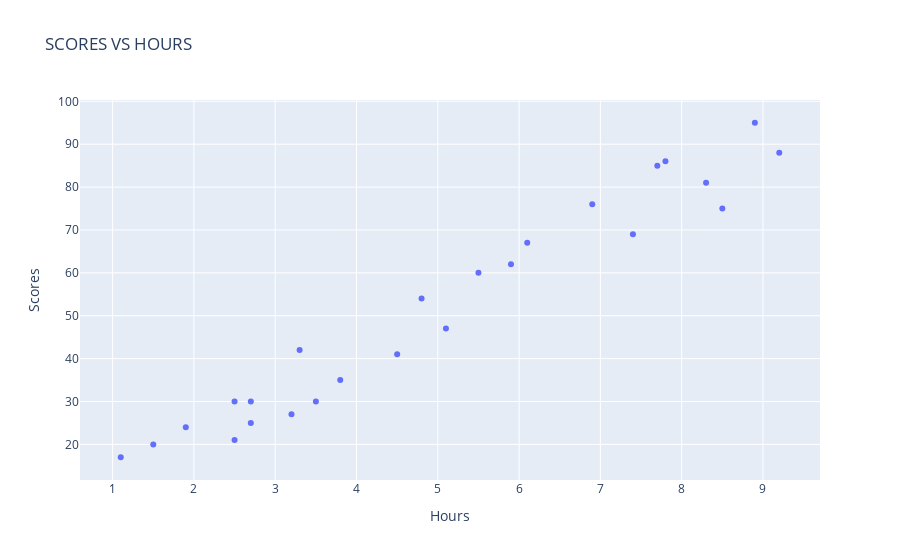

The notebook cell saved with this chart:
### Code cell
px.scatter(df,x="Hours",y="Scores",title="SCORES VS HOURS")

### Figure 1 — Plotly figure (JSON) as saved in the notebook; plotly's stock layout.template omitted (floating-point values rounded to 4 significant figures)
{"data": [{"hovertemplate": "Hours=%{x}<br>Scores=%{y}<extra></extra>", "legendgroup": "", "marker": {"color": "#636efa", "symbol": "circle"}, "mode": "markers", "name": "", "orientation": "v", "showlegend": false, "type": "scatter", "x": [2.5, 5.1, 3.2, 8.5, 3.5, 1.5, 9.2, 5.5, 8.3, 2.7, 7.7, 5.9, 4.5, 3.3, 1.1, 8.9, 2.5, 1.9, 6.1, 7.4, 2.7, 4.8, 3.8, 6.9, 7.8], "xaxis": "x", "y": [21, 47, 27, 75, 30, 20, 88, 60, 81, 25, 85, 62, 41, 42, 17, 95, 30, 24, 67, 69, 30, 54, 35, 76, 86], "yaxis": "y"}], "layout": {"legend": {"tracegroupgap": 0}, "title": {"text": "SCORES VS HOURS"}, "xaxis": {"anchor": "y", "domain": [0, 1], "title": {"text": "Hours"}}, "yaxis": {"anchor": "x", "domain": [0, 1], "title": {"text": "Scores"}}}}
